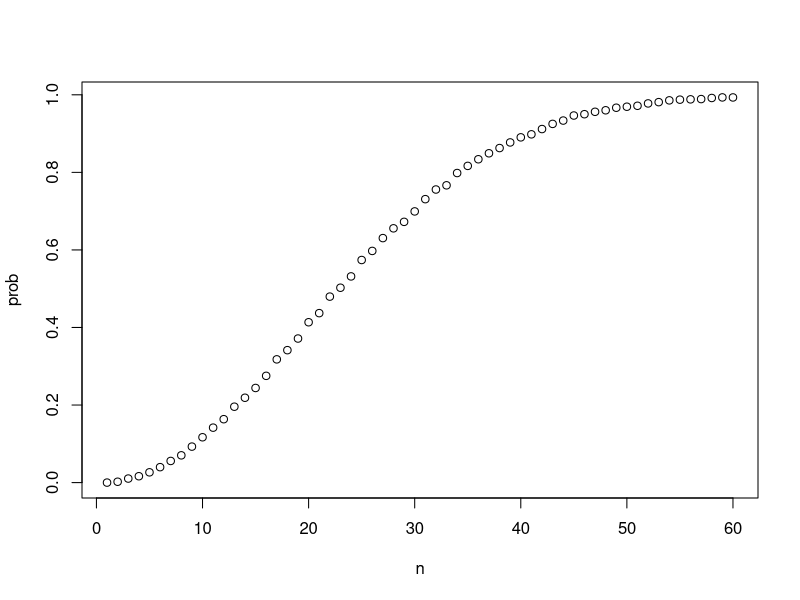
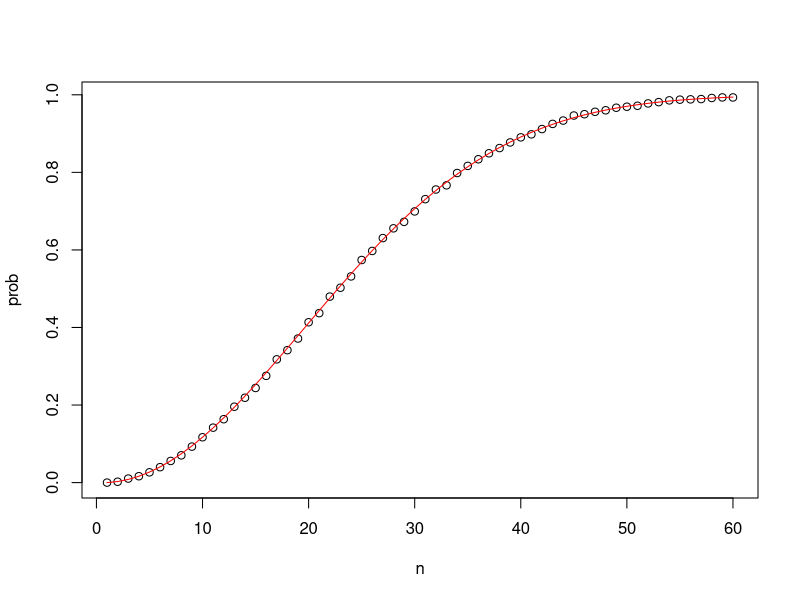
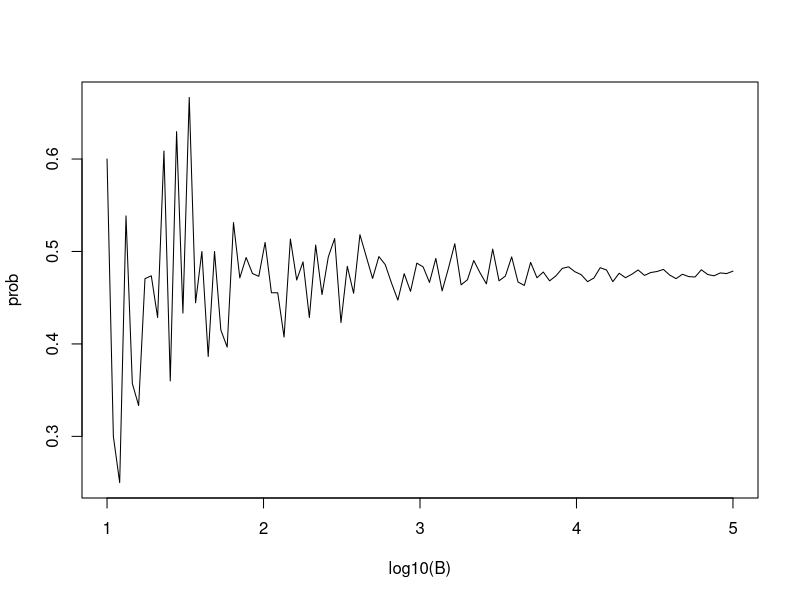

Write R code to recreate these figures, in order.
# Monte Carlo Simulations
# model probability by repeating a random process a large enough number of times 
# the results are similar to the result as if the process were repeated forever.

beads <- rep(c("red", "blue"), times = c(2,3))    # create an urn with 2 red, 3 blue
beads    # view beads object
sample(beads, 1)    # sample 1 bead at random
B <- 10000    # number of times to draw 1 bead

# use replicate function to perform sample for specified times
events <- replicate(B, sample(beads, 1))    # draw 1 bead, B times
tab <- table(events)    # make a table of outcome counts
tab    # view count table
prop.table(tab)    # view table of outcome proportions

# sample function does not replace the selection by default
events <- sample(beads, B, replace = TRUE) # specify to replace
tab <- table(events)    # make a table of outcome counts
tab    # view count table
prop.table(tab)    # view table of outcome proportions

# use set.seed(x) for generating the same random number every time
set.seed(1)
set.seed(1, sample.kind="Rounding") # generate a seed as in R 3.5
# a common way for determine the seed is year - month - day
set.seed(1994) # 2023 - 1 - 28 = 1994

# use mean function for calculating the probability
mean(beads == "blue")

## from exercise

# assume we have the following balls in one box
cyan <- 3
magenta <- 5
yellow <- 7
# the probability of choosing a cyan ball from the box
p_1 <- cyan / (cyan + magenta + yellow)
# without replacement
# the probability of not choosing a cyan ball on the second draw
p_2 <- (magenta + yellow) / (cyan + magenta + yellow - 1)
# the probability that the first draw is cyan and the second draw is not cyan
p_1 * p_2
# with replacement
p_2 <- (magenta + yellow) / (cyan + magenta + yellow)
p_1 * p_2


# paste() joins two strings and inserts a space in between.
number <- "Three"
suit <- "Hearts"
paste(number, suit)
# joining vectors element-wise with paste
paste(letters[1:5], as.character(1:5))
# expand.grid() gives the combinations of 2 vectors or lists.
expand.grid(pants = c("blue", "black"), shirt = c("white", "grey", "plaid"))

# generating a deck of cards
suits <- c("Diamonds", "Clubs", "Hearts", "Spades")
numbers <- c("Ace", "Deuce", "Three", "Four", "Five", "Six", "Seven", 
             "Eight", "Nine", "Ten", "Jack", "Queen", "King")
deck <- expand.grid(number = numbers, suit = suits)
deck # a matrix with all the data for cards
deck <- paste(deck$number, deck$suit)
deck # a list of all the cards
# probability of drawing a king
kings <- paste("King", suits) # all the kings in different suits
mean(deck %in% kings) # 0.0769

# a demo of permutations and combinations functions
install.packages("gtools")
library(gtools)
permutations(5,2)    # ways to choose 2 numbers in order from 1:5
# pick 7 items out from 10 items (order matters) with values of 0 to 9
all_phone_numbers <- permutations(10, 7, v = 0:9)
n <- nrow(all_phone_numbers) # there are 604800 rows
index <- sample(n, 5) # randomly select 5 out of the 604800
all_phone_numbers[index,] # use the randomly selected 5 number as index
# a demo of the two functions with the order matters or not
permutations(3,2)    # order matters
combinations(3,2)    # order does not matter

# Probability of drawing a second king given that one king is drawn
hands <- permutations(52,2, v = deck)
first_card <- hands[,1]
second_card <- hands[,2]
sum(first_card %in% kings) # 204
sum(first_card %in% kings & second_card %in% kings) / sum(first_card %in% kings)

# Probability of a natural 21 in blackjack
aces <- paste("Ace", suits)
facecard <- c("King", "Queen", "Jack", "Ten")
facecard <- expand.grid(number = facecard, suit = suits)
facecard <- paste(facecard$number, facecard$suit)
hands <- combinations(52, 2, v=deck) # all possible hands
# probability of a natural 21 given that the ace is listed first in `combinations`
mean(hands[,1] %in% aces & hands[,2] %in% facecard)
# probability of a natural 21 checking for both ace first and ace second
mean((hands[,1] %in% aces & hands[,2] %in% facecard)|(hands[,2] %in% aces & hands[,1] %in% facecard))

# Monte Carlo simulation of natural 21 in blackjack
# your values will differ because the process is random and the seed is not set.
# code for one hand of blackjack
hand <- sample(deck, 2)
hand
# code for B=100,000 hands of blackjack
B <- 100000
results <- replicate(B, {
  hand <- sample(deck, 2)
  (hand[1] %in% aces & hand[2] %in% facecard) | (hand[2] %in% aces & hand[1] %in% facecard)
})
mean(results)

# the duplicated function marks the second duplicated item with TRUE
# checking for duplicated bdays in one 50 person group
n <- 50
bdays <- sample(1:365, n, replace = TRUE)    # generate n random birthdays
any(duplicated(bdays))    # check if any birthdays are duplicated
# Monte Carlo simulation with B=10000 replicates
B <- 10000
results <- replicate(B, {    # returns vector of B logical values
  bdays <- sample(1:365, n, replace = TRUE)
  any(duplicated(bdays))
})
mean(results)    # calculates proportion of groups with duplicated bdays

# Element-wise operation over vectors and sapply
x <- 1:10
sqrt(x)    # sqrt operates on each element of the vector
x <- 1:10
sapply(x, sqrt)    # this is equivalent to sqrt(x)
y <- 1:10
x*y    # * operates element-wise on both vectors

n <- seq(1, 60)

# probability of shared bdays across n people with Monte Carlo simulations
compute_prob <- function(n, B = 10000) {
  same_day <- replicate(B, {
    bdays <- sample(1:365, n, replace = TRUE)
    any(duplicated(bdays))
  })
  mean(same_day)
}
prob <- sapply(n, compute_prob)    # element-wise application of compute_prob to n
plot(n, prob)

# function for computing exact probability of shared birthdays for any n
exact_prob <- function(n){
  prob_unique <- seq(365, 365-n+1)/365   # vector of fractions for mult. rule
  1 - prod(prob_unique)    # calculate prob of no shared birthdays and subtract from 1
}
# some explanation of the above function:
# think about the probability of n persons that do not have duplicated birthday
# the first person has a probability of 365/365, the second has 364/365...
# so the probability is 365/365 * 364/365 *...* (365-n+1)/365 -> ng_prob
# so we can get prob <- 1 - ng_prob

# applying function element-wise to vector of n values
eprob <- sapply(n, exact_prob)
# plotting Monte Carlo results and exact probabilities on same graph
plot(n, prob)    # plot Monte Carlo results
lines(n, eprob, col = "red")    # add line for exact prob

# estimating a practical value of B for Monte Carlo simulations
# when B is large enough that the estimated probability stays stable
B <- 10^seq(1, 5, len = 100)    # defines vector of many B values
compute_prob <- function(B, n = 22){    # function to run Monte Carlo simulation with each B
  same_day <- replicate(B, {
    bdays <- sample(1:365, n, replace = TRUE)
    any(duplicated(bdays))
  })
  mean(same_day)
}
prob <- sapply(B, compute_prob)    # apply compute_prob to many values of B
plot(log10(B), prob, type = "l")    # plot a line graph of estimates 

# another example from exercise
# A team is better than B, which has a 60% of possibility of winning the game
# what is the possibility of team B win at least once in four games?
# we firstly calculate the possibility X that team A win all four games
# then use 1 - X for getting the possibility of team B win at least once
X <- 0.6^4 # team A win all four games
1 - X # the possibility of team B win at least once in the four games

# Create an object called `celtic_wins` that replicates two steps for B iterations: 
# (1) generating a random four-game series `simulated_games` using the example code, then 
# (2) determining whether the simulated series contains at least one win for the Celtics.
celtic_wins <- replicate(10^5, {
  simulated_games <- sample(c("lose","win"), 4, replace = TRUE, prob = c(0.6, 0.4))
  any(simulated_games=="win")
})
# Calculate the frequency out of B iterations that the Celtics won at least one game.
mean(celtic_wins)